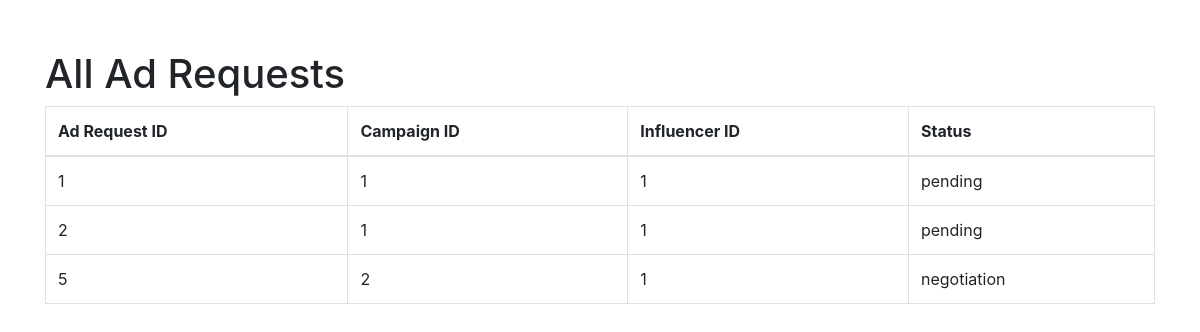
Page /admin/alladrequests (signed in) on the earlier database version.
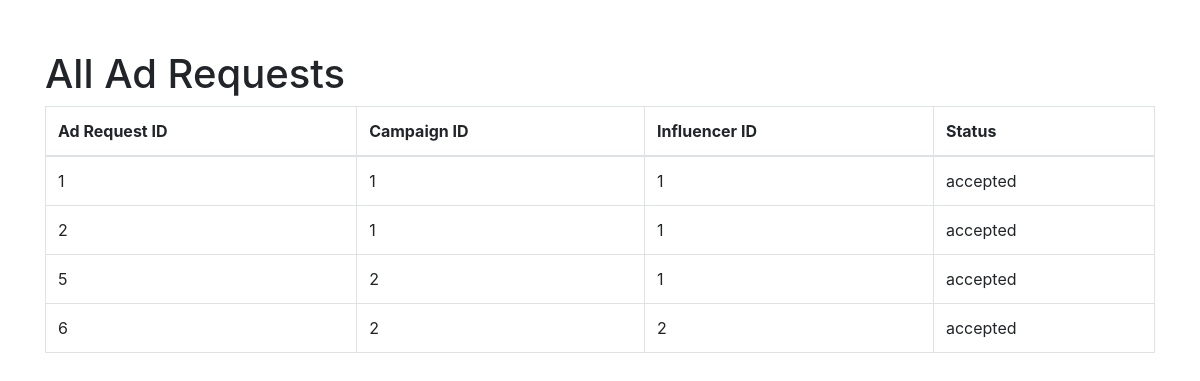
Same page on the later database version.
### models.py (models this page shows, shortened)
class AdRequest(db.Model):
    __tablename__ = "ad_requests"
    ad_request_id = db.Column(db.Integer, primary_key=True, autoincrement=True)
    campaign_id = db.Column(
        db.Integer, db.ForeignKey("campaigns.campaign_id"), nullable=False
    )
    influencer_id = db.Column(
        db.Integer, db.ForeignKey("influencers.influencer_id"), nullable=False
    )
    requirements = db.Column(db.Text)
    payment_amount = db.Column(db.Numeric(10, 2))
    status = db.Column(db.Enum("pending", "accepted", "rejected", "negotiation") , default = "pending")
    messages = db.Column(db.Text)
    negotiations = db.relationship("Negotiation", backref="ad_request", lazy=True)

### admin.py (the view)
@admin.route('/alladrequests')
def all_adrequests():
    if "user_name" in session and "role" in session:
        if session["role"] == "admin":
            ad_requests = AdRequest.query.all()
            return render_template("admin_alladrequests.html", ad_requests=ad_requests)
    flash("Please Login !","faliled")
    return redirect(url_for("home"))

### app.py (called while the page is built)
@app.before_request
def create_tables():
    init_db(app)

### models.py (called while the page is built, shortened)
def init_db(app):
    with app.app_context():
        db.create_all()

### templates/admin_alladrequests.html (shortened to what this page needs)
<!DOCTYPE html>
<html lang="en">
<head>
    <link rel="stylesheet" href="https://stackpath.bootstrapcdn.com/bootstrap/4.3.1/css/bootstrap.min.css">
</head>
<body>
    <div class="container">
        <h1>All Ad Requests</h1>
        <table class="table table-bordered">
            <thead>
                <tr>
                    <th>Ad Request ID</th>
                    <th>Campaign ID</th>
                    <th>Influencer ID</th>
                    <th>Status</th>
                </tr>
            </thead>
            <tbody>
                {% for ad_request in ad_requests %}
                <tr>
                    <td>{{ ad_request.ad_request_id }}</td>
                    <td>{{ ad_request.campaign_id }}</td>
                    <td>{{ ad_request.influencer_id }}</td>
                    <td>{{ ad_request.status }}</td>
                </tr>
                {% endfor %}
            </tbody>
        </table>
    </div>
</body>
</html>

### templates/admin_alladrequests.html (style rules this page uses)
.container { margin-top: 50px; }

Differences in the rows shown:
changed AdRequest id 1: status "pending" → "accepted"
changed AdRequest id 2: status "pending" → "accepted"
changed AdRequest id 5: status "negotiation" → "accepted"
added AdRequest: ad_request_id "6", campaign_id "2", influencer_id "2", status "accepted"
